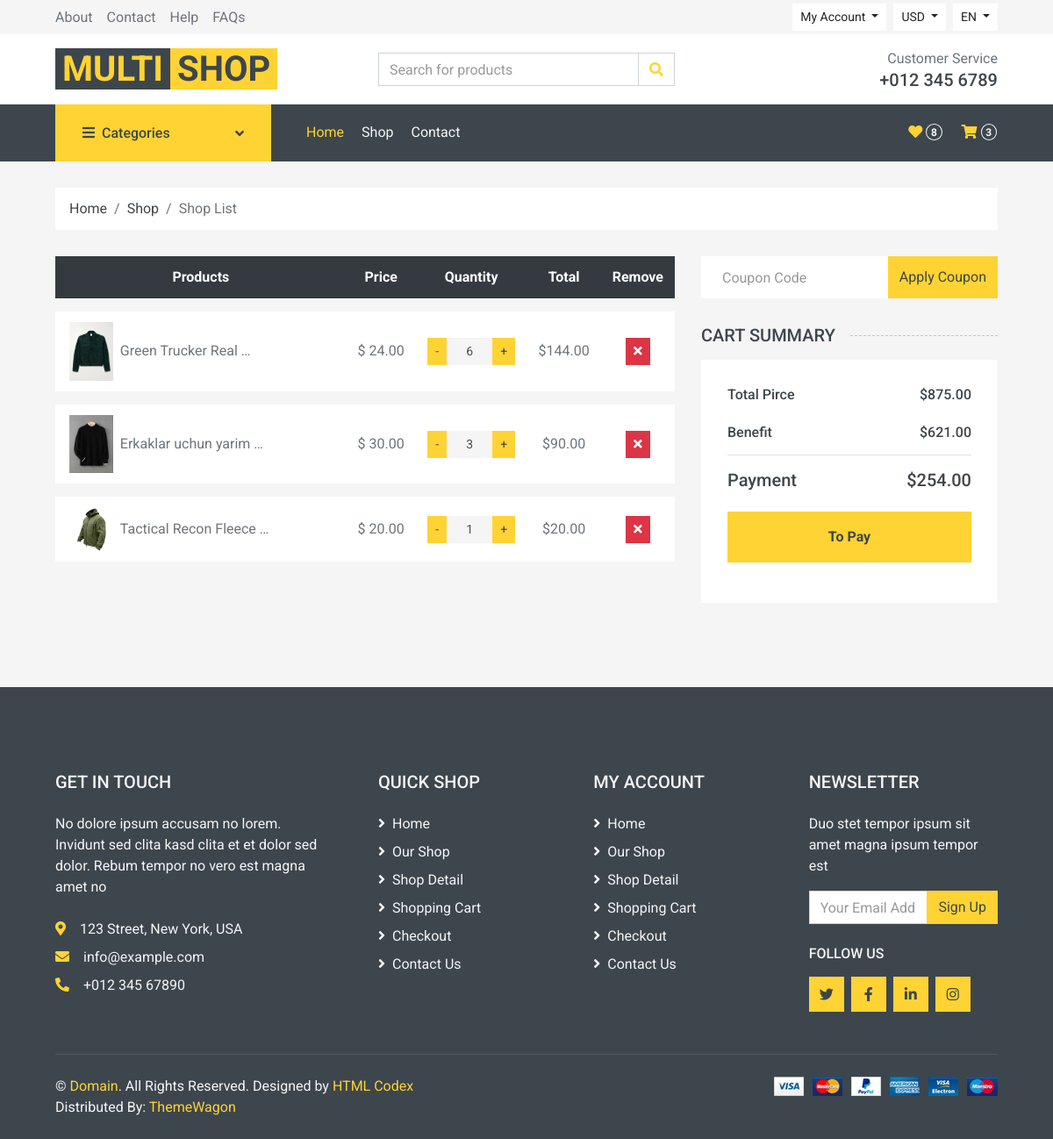
The app's page /basket/ (signed in) with its own data.
### shop/models.py (models this page shows, shortened)
class Basket(models.Model):
    product = models.ForeignKey(Product, on_delete=models.SET_NULL,null=True)
    user = models.ForeignKey(User, on_delete=models.SET_NULL,null=True)
    quantity = models.PositiveIntegerField(default=1)
    created_at = models.DateTimeField(auto_now_add=True)
    def get_total_sale(self):
        if self.product.types.first().sale:
            return self.product.types.first().sale * self.quantity
        return self.product.types.first().price * self.quantity
    def get_total_price(self):
        return self.product.types.first().price * self.quantity

class Product(models.Model):
    title = models.CharField(max_length=250)
    description = models.TextField()
    information = models.TextField()
    created_at = models.DateTimeField(auto_now_add=True)
    category = models.ForeignKey(Category, on_delete=models.CASCADE, related_name="products")
    def get_image(self):
        if self.images:
            try:
                return self.images.first().image.url
            except:
                return "https://png.pngtree.com/png-vector/20221125/ourlarge/pngtree-no-image-available-icon-flatvector-illustration-pic-design-profile-vector-png-image_40966566.jpg"
        return "https://png.pngtree.com/png-vector/20221125/ourlarge/pngtree-no-image-available-icon-flatvector-illustration-pic-design-profile-vector-png-image_40966566.jpg"

class ProductImage(models.Model):
    image = models.ImageField(upload_to="images/")
    product = models.ForeignKey(Product, on_delete=models.CASCADE, related_name="images")

class ProductType(models.Model):
    SIZE_CHOICES = [
        ("xs","extra small"),
        ("s","small"),
        ("m","medium"),
        ("l","large"),
        ("xl","extra large"),
    ]
    COLOR_CHOICES = [
        ("black","black"),
        ("white","white"),
        ("red","red"),
        ("blue","blue"),
        ("green","green"),
    ]
    size = models.CharField(max_length=15, choices=SIZE_CHOICES, default="m")
    color = models.CharField(max_length=15, choices=COLOR_CHOICES, default="white")
    product = models.ForeignKey(Product, on_delete=models.CASCADE, related_name="types")
    quantity = models.IntegerField()
    price = models.DecimalField(max_digits=6, decimal_places=2)
    sale = models.DecimalField(max_digits=6, decimal_places=2, blank=True, null=True)
    class Meta:
        unique_together = ("product",'size','color')

### shop/views.py (the view, shortened to what this page needs)
# urls.py: path("basket/", basket, name="basket"),
def basket(request):
    user = request.user if request.user.is_authenticated else None
    products = Basket.objects.filter(user=user)
    total_sale = sum([item.get_total_sale() for item in products])
    total_price = sum([item.get_total_price() for item in products])
    benefit = total_price - total_sale
    total_quantity = sum([item.quantity for item in products])
    coupon_id = request.session.get("coupon_id")
    discount = 0
    coupon = None
    final_total = total_sale - discount
    context = {
        "products":products,
        "total_sale": total_sale,
        "total_price": total_price,
        "benefit": benefit,
        "total_quantity":total_quantity,
        "coupon": coupon,
        "final_total": final_total
    }
    return render(request,"shop/basket.html",context)

### shop/templatetags/shop_tags.py (called while the page is built)
@register.simple_tag()
def get_categories():
    return Category.objects.all()

@register.simple_tag()
def get_likes_count(user):
    products =  Like.objects.filter(user=user)
    return len([item.product for item in products])

@register.simple_tag()
def get_basket_count(user):
    products =  Basket.objects.filter(user=user)
    return len([item.product for item in products])

### shop/templates/shop/basket.html (shortened to what this page needs)
{% extends 'base.html' %}
{% block main %}
{% include 'shop/components/breadcrumb.html' %}
<div class="container-fluid" xmlns="http://www.w3.org/1999/html">
        <div class="row px-xl-5">
            <div class="col-lg-8 table-responsive mb-5">
                <table class="table table-light table-borderless table-hover text-center mb-0">
                    <thead class="thead-dark">
                        <tr>
                            <th>Products</th>
                            <th>Price</th>
                            <th>Quantity</th>
                            <th>Total</th>
                            <th>Remove</th>
                        </tr>
                    </thead>
                    <tbody class="align-middle">
                    {% for item in products %}
                        <tr>
                            <td class="align-middle d-flex align-items-center justify-content-center">
                                <img src="{{item.product.get_image}}" alt="" style="width: 50px;">
                                <p class="mb-0 text-left px-2" style="width: 250px;">{{item.product.title | truncatewords:3 }}</p>
                            </td>
                            <td class="align-middle">
                                ${% if item.product.types.first.sale %}
                                {{item.product.types.first.sale}}
                                {% else %}
                                {{item.product.types.first.price}}
                                {% endif %}
                            </td>
                            <td class="align-middle">
                                <form action="{% url 'basket_update' item.pk %}" method="post" class="input-group quantity mx-auto" style="width: 100px;">
                                    <div class="input-group-btn">
                                        <input class="btn btn-sm btn-primary btn-minus" name="action" value="-" type="submit">
                                    </div>
                                    <input type="text" class="form-control form-control-sm bg-secondary border-0 text-center" value="{{item.quantity}}">
                                    <div class="input-group-btn">
                                        <input class="btn btn-sm btn-primary btn-plus" name="action" value="+" type="submit">
                                    </div>
                                </form>
                            </td>
                            <td class="align-middle">${{item.get_total_sale}}</td>
                            <td class="align-middle">
                                <a href="{% url 'basket_delete' item.pk %}" class="btn btn-sm btn-danger"><i class="fa fa-times"></i></a>
                            </td>
                        </tr>
                    {% endfor %}
                    </tbody>
                </table>
            </div>
            <div class="col-lg-4">
                <form class="mb-30" action="{% url 'coupon' %}" method="post">
                    <div class="input-group">
                        <input type="text" class="form-control border-0 p-4" placeholder="Coupon Code" name="code">
                        <div class="input-group-append">
                            <button class="btn btn-primary" type="submit">Apply Coupon</button>
                        </div>
                    </div>
                </form>
                <h5 class="section-title position-relative text-uppercase mb-3"><span class="bg-secondary pr-3">Cart Summary</span></h5>
                <div class="bg-light p-30 mb-5">
                    <div class="border-bottom pb-2">
                        <div class="d-flex justify-content-between mb-3">
                            <h6>Total Pirce</h6>
                            <h6>${{total_price}}</h6>
                        </div>
                        <div class="d-flex justify-content-between">
                            <h6 class="font-weight-medium">Benefit</h6>
                            <h6 class="font-weight-medium">${{benefit}}</h6>
                        </div>
                    </div>
                    <div class="pt-2">
                        <div class="d-flex justify-content-between mt-2">
                            <h5>Payment</h5>
                            <h5>${{final_total}}</h5>
                        </div>
                        <form method="post">
                             <button class="btn btn-block btn-primary font-weight-bold my-3 py-3">To Pay</button>
                        </form>
                    </div>
                </div>
            </div>
        </div>
    </div>
{% endblock main %}

### records on screen
Basket: product.get_image (picture), product "Green Trucker Real …", product.types.first.sale "24.00", quantity "6", get_total_sale "144.00"
Basket: product.get_image (picture), product "Erkaklar uchun yarim …", product.types.first.sale "30.00", quantity "3", get_total_sale "90.00"
Basket: product.get_image (picture), product "Tactical Recon Fleece …", product.types.first.sale "20.00", quantity "1", get_total_sale "20.00"

### other values on screen
{{ likes_count }} "8"
{{ basket_count }} "3"
{{ total_price }} "875.00"
{{ benefit }} "621.00"
{{ final_total }} "254.00"
